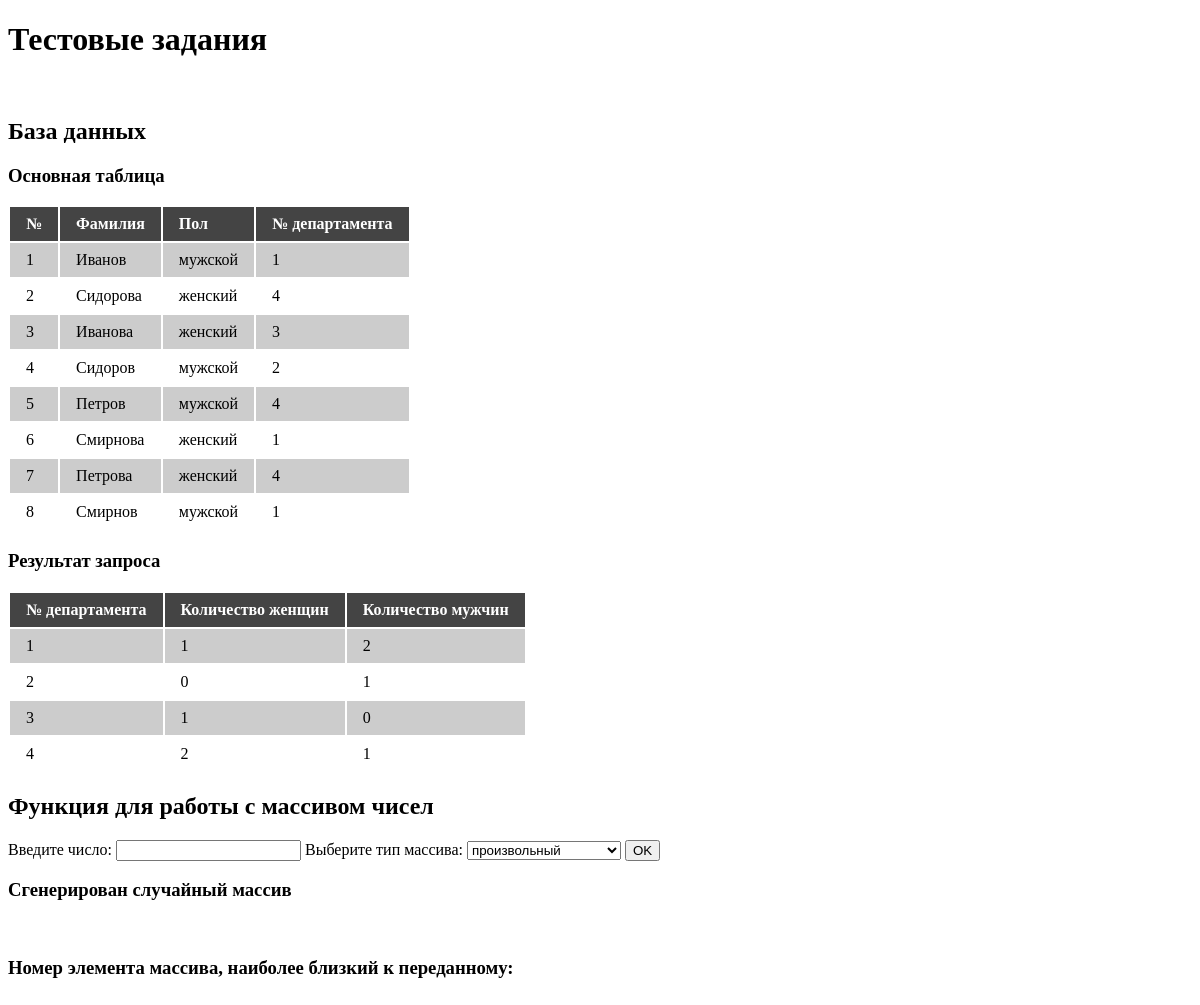
The page / on the database its author committed.
### tables this page shows
CREATE TABLE `users` (
  `id` int(11) NOT NULL,
  `name` varchar(255) NOT NULL,
  `gender` tinyint(4) NOT NULL,
  `dep_id` int(11) NOT NULL
);

### php/Classes/pdo_connect_db.php (called while the page is built, shortened)
<?
class pdo_connect_db{
	private $host;
	private $user;
	private $password;
	private $options;
	private $data_base;
	private $charset = "UTF8";
	public function __construct($host_var,$user_var,$password_var,$data_base_var){
		$this->host = $host_var;
		$this->user = $user_var;
		$this->password = $password_var;
		$this->data_base = $data_base_var;
		$this->options = [
			PDO::ATTR_ERRMODE => PDO::ERRMODE_EXCEPTION,
			PDO::ATTR_DEFAULT_FETCH_MODE => PDO::FETCH_ASSOC,
			PDO::ATTR_EMULATE_PREPARES => false,
		];
	}
	public function connect_pdo(){
		$this->PDO = new PDO("mysql:dbname=$this->data_base;host=$this->host;
		charset=$this->charset",$this->user, $this->password,$this->options);
}
}
?>

### php/db_functions.php (the view, shortened to what this page needs)
<?
include_once 'Classes/pdo_connect_db.php';
function load_base_table(){
	$connect = new pdo_connect_db("localhost","root","root","web_dev_db");
	$connect->connect_pdo();
	$query = $connect->PDO->prepare("SELECT * FROM `users`");
	$query->execute();
	while($row = $query->fetch()){
		    $gender = '';
			if ($row['gender'] == 1){
				$gender = 'мужской';
			}else
			{
				$gender = 'женский';
			}
			echo "<td>".$row['id']."</td>";
			echo "<td>".$row['name']."</td>";
			echo "<td>".$gender."</td>";
			echo "<td>".$row['dep_id']."</td> </tr>";
	    }
}
function load_count_gender_table(){
	$connect = new pdo_connect_db("localhost","root","root","web_dev_db");
	$connect->connect_pdo();
	$query = $connect->PDO->prepare("SELECT dep_id,
                                     SUM( CASE WHEN `gender`=2 THEN 1 ELSE 0 END) AS w_count,
									 SUM( CASE WHEN `gender`=1 THEN 1 ELSE 0 END) AS m_count
									 FROM `users` GROUP BY dep_id");
	$query->execute();
	while($row = $query->fetch()){
			echo "<td>".$row['dep_id']."</td>";
			echo "<td>".$row['w_count']."</td>";
			echo "<td>".$row['m_count']."</td> </tr>";
	    }
}
?>

### index.php (shortened to what this page needs)
<!DOCTYPE html>
<html lang="ru">
<head>
    <link rel="stylesheet" href="css/style.css">
</head>
<body>
 <?
 include_once('php/db_functions.php');
 ?>
 <h1>Тестовые задания</h1>
<div class="tasks" id="db_task">
    <h2>База данных</h2>
	<h3>Основная таблица</h3>
	<table id="my-table">
	<thead>
		<tr>
			<th>№</th>
			<th>Фамилия</th>
			<th>Пол</th>
			<th>№ департамента</th>
		</tr>
	</thead>
	<tbody>
	 <?
	   load_base_table();
	 ?>
	</tbody>
</table>
<h3>Результат запроса</h3>
	<table id="res-table">
	<thead>
	    <tr>
			<th>№ департамента</th>
			<th>Количество женщин</th>
			<th>Количество мужчин</th>
		</tr>
	</thead>
	<tbody>
	 <?
	   load_count_gender_table();
	 ?>
	</tbody>
</table>
</div>
<div class="tasks" id="array_task">
<h2>Функция для работы с массивом чисел</h2>
<span>Введите число:</span>
<input id="input_val" type="text" name="input_txt" value="">
<span>Выберите тип массива:</span>
<select id="arr_type">
	<option value="">произвольный</option>
</select>
<button id="btn">OK</button>
<h3>Сгенерирован случайный массив</h3>
<h3>Номер элемента массива, наиболее близкий к переданному: </h3>
</div>
</body>
</html>

### css/style.css (style rules this page uses)
td, th { text-align: left; padding: .5rem 1rem; }
th { background: #444; color: #fff; }

### rows shown on the page
users: id "1", name "Иванов", gender "мужской", dep "1"
users: id "2", name "Сидорова", gender "женский", dep "4"
users: id "3", name "Иванова", gender "женский", dep "3"
users: id "4", name "Сидоров", gender "мужской", dep "2"
users: id "5", name "Петров", gender "мужской", dep "4"
users: id "6", name "Смирнова", gender "женский", dep "1"
users: id "7", name "Петрова", gender "женский", dep "4"
users: id "8", name "Смирнов", gender "мужской", dep "1"

### other values the page prints
$row['dep_id'] "1"
$row['w_count'] "1"
$row['m_count'] "2"
$row['dep_id'] "2"
$row['w_count'] "0"
$row['m_count'] "1"
$row['dep_id'] "3"
$row['m_count'] "0"
$row['dep_id'] "4"
$row['w_count'] "2"
